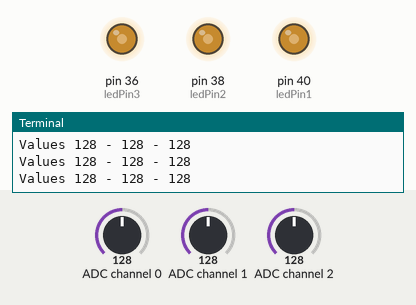
Recording of a program running on a simulated Raspberry Pi (header pin numbers). On the bench: output pins drawn as LEDs (lit = HIGH), the last lines printed to the terminal. Inputs (shaded band) come from the test bench; at power-on: ADC channel 0 = 128, ADC channel 1 = 128, ADC channel 2 = 128 (analog values on the 0–255 scale).

Above: at 1.2 s.
1.3 s: ADC channel 0 set to 178
At 2.1 s:
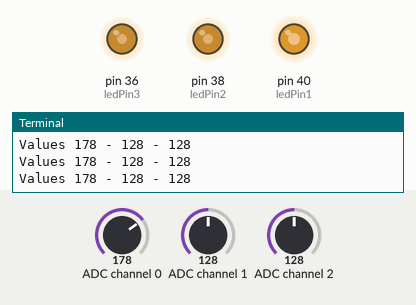
2.8 s: ADC channel 1 set to 178
At 3.5 s:
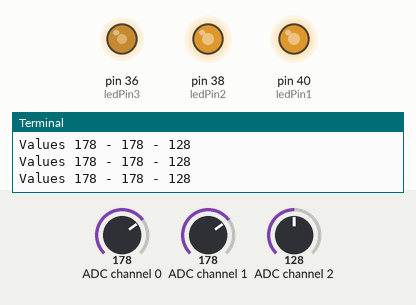
4.3 s: ADC channel 2 set to 178
At 5.5 s:
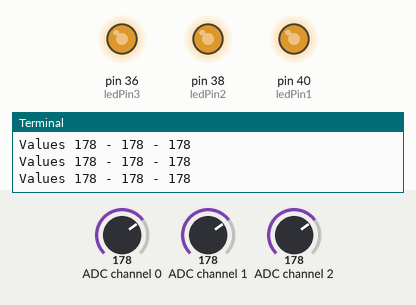
5.8 s: ADC channel 0 set to 224
At 7.0 s:
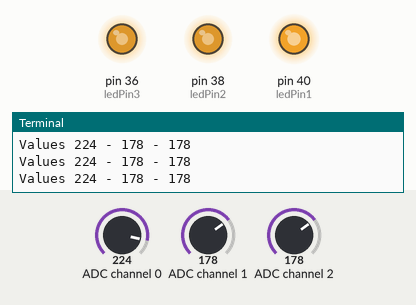
7.3 s: ADC channel 1 set to 224
At 8.0 s:
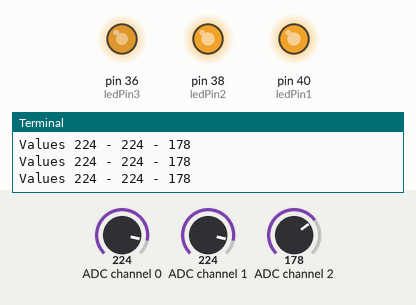
8.8 s: ADC channel 2 set to 127
At 10.1 s:
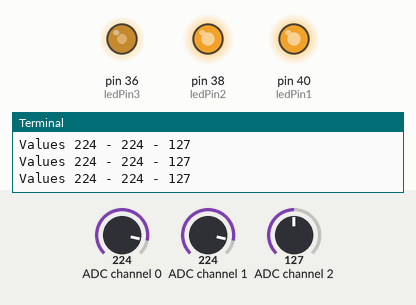
Timing chart, 0 to 11.3 s (numbered marks = the images above; inputs shaded):
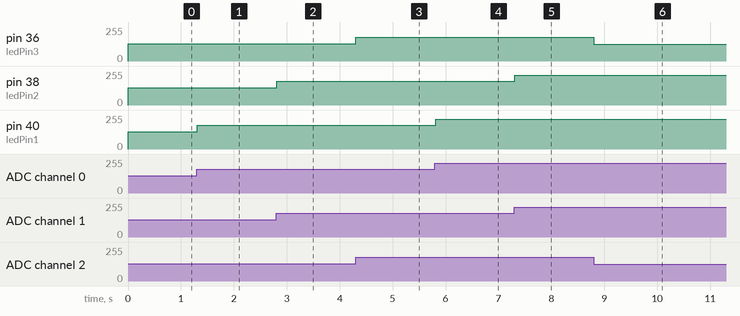

The program:

potentiometerRGB.py
```python
import smbus
import RPi.GPIO as gpio
import time

address = 0x48
bus = smbus.SMBus(1)
command = 0x40

interval = 0.01
ledPin1 = 40
ledPin2 = 38
ledPin3 = 36

def setup():
    global ledPWM1, ledPWM2, ledPWM3
    gpio.setmode(gpio.BOARD)
    gpio.setup(ledPin1, gpio.OUT)
    gpio.output(ledPin1, gpio.LOW)
    ledPWM1 = gpio.PWM(ledPin1, 1000)
    ledPWM1.start(0)

    gpio.setup(ledPin2, gpio.OUT)
    gpio.output(ledPin2, gpio.LOW)
    ledPWM2 = gpio.PWM(ledPin2, 1000)
    ledPWM2.start(0)

    gpio.setup(ledPin3, gpio.OUT)
    gpio.output(ledPin3, gpio.LOW)
    ledPWM3 = gpio.PWM(ledPin3, 1000)
    ledPWM3.start(0)

def start():
    setup()
    try:
        loop()
    except KeyboardInterrupt:
        end()

# Reads the analog channel which can be 0, 1, 2, 3 from the PCF8591
def analogRead(channel):
    value = bus.read_byte_data(address, command + channel)
    value = bus.read_byte_data(address, command + channel) # Run it twice to get the current value otherwise you'll get the last value instead
    return value

def loop():
    while 1:
        # You can now convert these analog values to digital if you want and to voltages
        value1 = analogRead(0)
        value2 = analogRead(1)
        value3 = analogRead(2)
        ledPWM1.ChangeDutyCycle(value1 * 100 / 255)
        ledPWM2.ChangeDutyCycle(value2 * 100 / 255)
        ledPWM3.ChangeDutyCycle(value3 * 100 / 255)

        print('Values %d - %d - %d' % (value1, value2, value3))
        time.sleep(interval)

def end():
    ledPWM1.stop()
    ledPWM2.stop()
    ledPWM3.stop()
    bus.close()
    gpio.cleanup()

start()
```

Measured:
- after the input at 1.3 s, pin 40 (ledPin1): 128/255 → 178/255 at once
- after the input at 2.8 s, pin 38 (ledPin2): 128/255 → 178/255 at once
- after the input at 4.3 s, pin 36 (ledPin3): 128/255 → 178/255 at once
- after the input at 5.8 s, pin 40 (ledPin1): 178/255 → 224/255 at once
- after the input at 7.3 s, pin 38 (ledPin2): 178/255 → 224/255 at once
- after the input at 8.8 s, pin 36 (ledPin3): 178/255 → 127/255 at once
